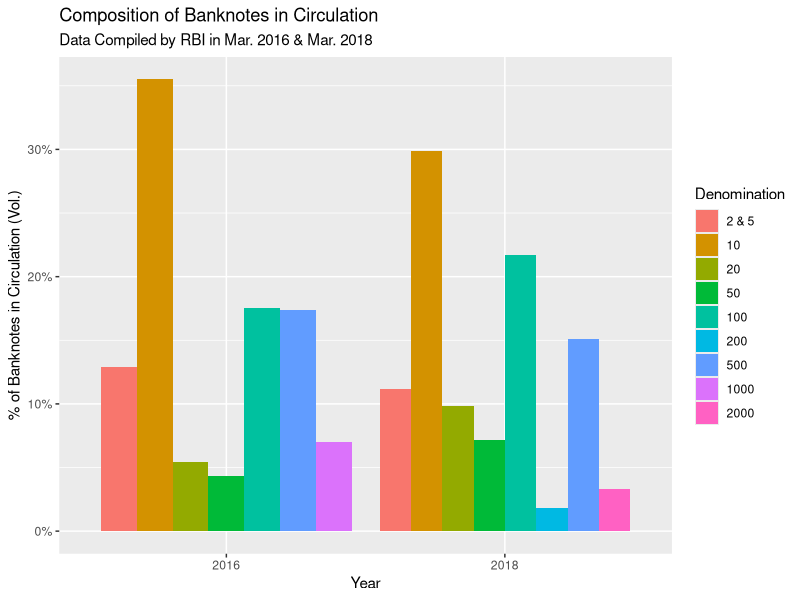

This chart was generated by the following R code:
require("ggplot2")
require("scales")

banknotes.denominations = data.frame(
  year = c(rep("2016", 7), rep("2018", 8)),
  denomination = c(
    c("2 & 5", "10", "20", "50", "100", "500", "1000"),
    c("2 & 5", "10", "20", "50", "100", "200", "500", "2000")
  ),
  pct_volume = c(
    c(12.9, 35.5, 5.4, 4.3, 17.5, 17.4, 7),
    c(11.2, 29.9, 9.8, 7.2, 21.7, 1.8, 15.1, 3.3)
  ) / 100
)
banknotes.denominations$denomination = factor(
  banknotes.denominations$denomination,
  levels = c("2 & 5", "10", "20", "50", "100", "200", "500", "1000", "2000")
)
banknotes.plot = ggplot(banknotes.denominations) +
  aes(x = year, y = pct_volume, fill = denomination) +
  geom_bar(position = "dodge", stat = "identity") +
  scale_y_continuous(labels = percent) +
  scale_fill_discrete(name = "Denomination") +
  labs(
    x = "Year",
    y = "% of Banknotes in Circulation (Vol.)",
    title = "Composition of Banknotes in Circulation",
    subtitle = "Data Compiled by RBI in Mar. 2016 & Mar. 2018"
  )
ggsave("./plots/banknotes.png", banknotes.plot)
